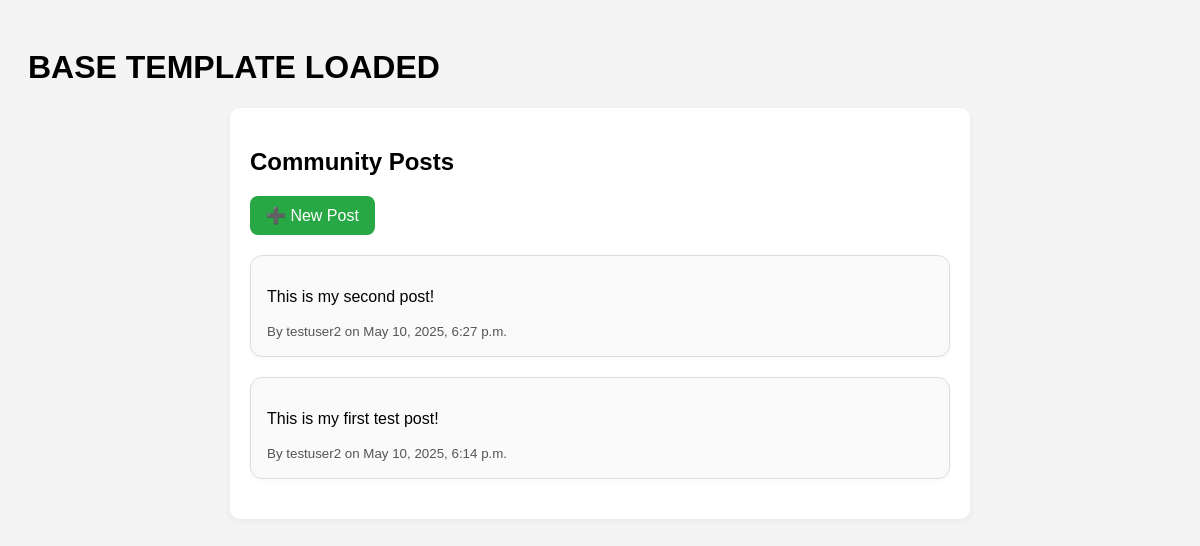
The app's page /posts/ (signed in) with its own data.
### posts/models.py (models this page shows, shortened)
class Post(models.Model):
    author = models.ForeignKey(User, on_delete=models.CASCADE)
    content = models.TextField(max_length=1000)
    created_at = models.DateTimeField(auto_now_add=True)
    updated_at = models.DateTimeField(auto_now=True)

### posts/views.py (the view)
# urls.py: path('', post_list, name='post_list'),
@login_required
def post_list(request):
    posts = Post.objects.order_by('-created_at')
    return render(request, 'posts/post_list.html', {'posts': posts})

### posts/templates/posts/post_list.html
{% extends "base.html" %}
{% block content %}
<div class="container">
  <h2>Community Posts</h2>
  <a href="{% url 'post_create' %}" class="new-post-btn">➕ New Post</a>
  {% if posts %}
    {% for post in posts %}
      <div class="post">
        <p>{{ post.content }}</p>
        <small>By {{ post.author.username }} on {{ post.created_at|date:"F j, Y, g:i a" }}</small>
      </div>
    {% endfor %}
  {% else %}
    <p>No posts yet. Be the first to <a href="{% url 'post_create' %}">share one</a>!</p>
  {% endif %}
</div>
{% endblock %}

### static/css/main.css (style rules this page uses)
body { font-family: Arial, sans-serif; background-color: #f4f4f4; padding: 20px; }
.container { max-width: 700px; margin: 0 auto; background: #fff; padding: 20px; border-radius: 10px; box-shadow: 0 2px 8px rgba(0, 0, 0, 0.05); }
.new-post-btn { display: inline-block; background-color: #28a745; color: white; padding: 10px 16px; border-radius: 8px; text-decoration: none; margin-bottom: 20px; transition: background-color 0.2s ease; }
.post { background-color: #fafafa; border: 1px solid #ddd; border-radius: 12px; padding: 16px; margin-bottom: 20px; box-shadow: 0 2px 5px rgba(0, 0, 0, 0.03); }
.post small { color: #555; }

### records on screen
Post: content "This is my second post!", author.username "testuser2", created_at "May 10, 2025, 6:27 p.m."
Post: content "This is my first test post!", author.username "testuser2", created_at "May 10, 2025, 6:14 p.m."
